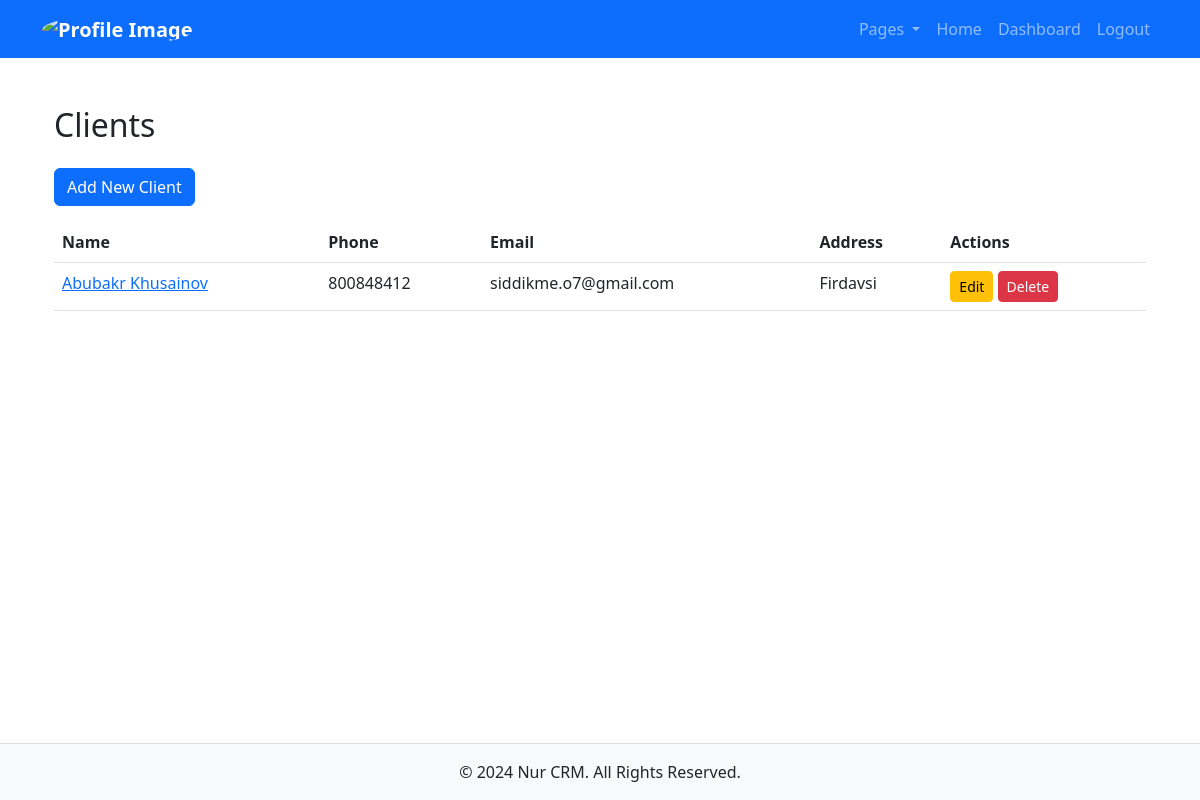
Screenshot of /nur/clients/ (signed in) with the database file from the repository.
### Nur/models.py (models this page shows, shortened)
class Client(models.Model):
    user = models.ForeignKey("Nur.CustomUser", on_delete=models.CASCADE, related_name="clients")
    name = models.CharField(max_length=50)
    last_name = models.CharField(max_length=50)
    phone_number = models.CharField(max_length=20, null=True, blank=True)
    email = models.EmailField(null=True, blank=True)
    address = models.TextField(null=True, blank=True)
    created_at = models.DateTimeField(auto_now_add=True)
    updated_at = models.DateTimeField(auto_now=True)
    is_active = models.BooleanField(default=True)
    balance = models.DecimalField(max_digits=15, decimal_places=2,default=0)

### Nur/views.py (the view)
# urls.py: path('clients/', ClientListView.as_view(), name='client-list'),
class ClientListView(generic.ListView):
    model = Client
    template_name = "clients/clients.html"
    context_object_name = "clients"
    def get_queryset(self):
        return Client.objects.filter(user=self.request.user)

### templates/clients/clients.html (shortened to what this page needs)
{% extends "main/base.html" %}
{% block content %}
<div class="container">
    <h2 class="my-4">Clients</h2>
    <a href="{% url 'client-create' %}" class="btn btn-primary mb-3">Add New Client</a>
    <table class="table">
        <thead>
            <tr>
                <th>Name</th>
                <th>Phone</th>
                <th>Email</th>
                <th>Address</th>
                <th>Actions</th>
            </tr>
        </thead>
        <tbody>
            {% for client in clients %}
            <tr>
               <td> <a href="{% url 'client-detail' client.id %}">{{ client.name }}</a></td>
                <td>{{ client.phone_number }}</td>
                <td>{{ client.email }}</td>
                <td>{{ client.address }}</td>
                <td>
                    <a href="{% url 'client-update' client.id %}" class="btn btn-warning btn-sm">Edit</a>
                    <a href="{% url 'client-delete' client.id %}" class="btn btn-danger btn-sm">Delete</a>
                </td>
            </tr>
            {% endfor %}
        </tbody>
    </table>
</div>
{% endblock %}

### templates/main/base.html (style rules this page uses)
body { min-height: 100vh; display: flex; flex-direction: column; }

### rows the page displays
Client: name "Abubakr Khusainov", phone_number "800848412", email "siddikme.o7@gmail.com", address "Firdavsi"
